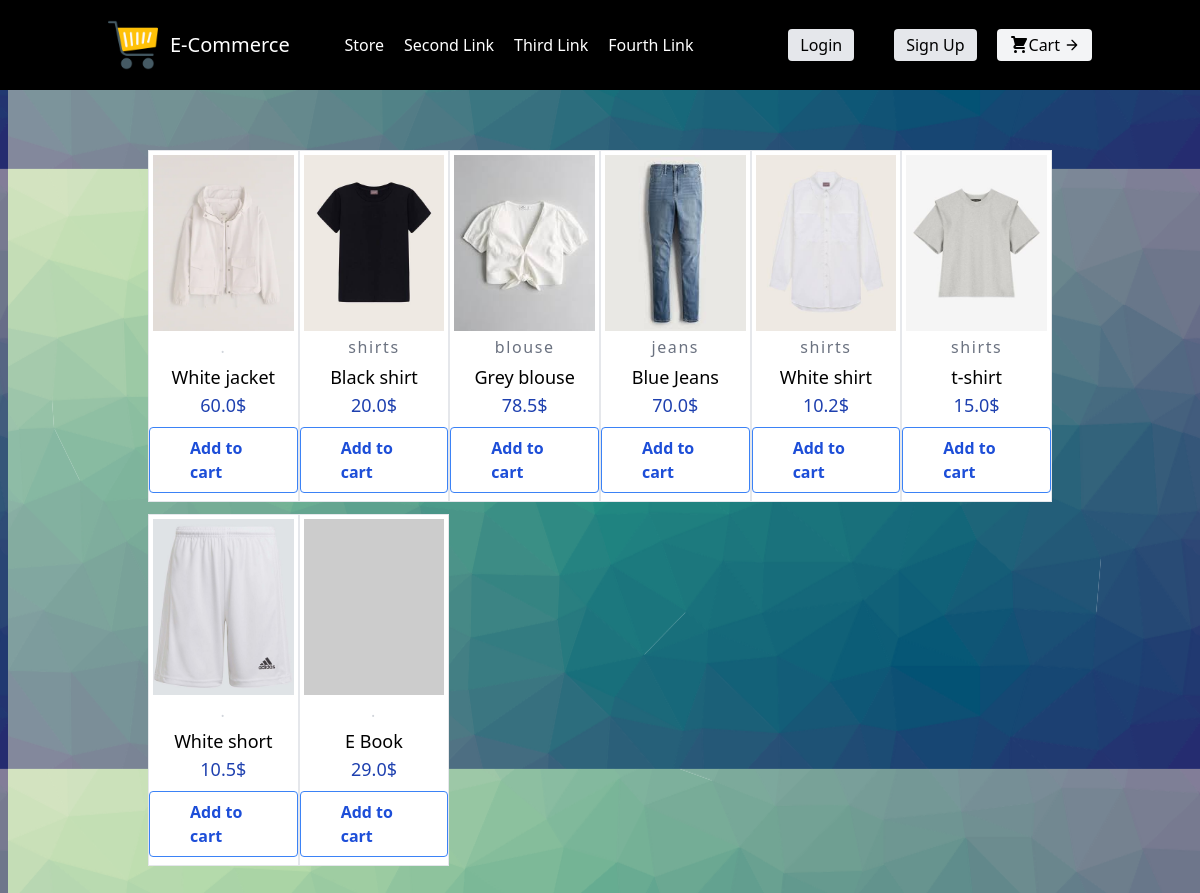
The page / on the database its author committed.
### store/models.py (models this page shows, shortened)
class Product(models.Model):
    name = models.CharField(max_length=200, null=True)
    price = models.FloatField()
    digital = models.BooleanField(default=False, null=True, blank=True)
    category = models.ForeignKey(Category, null=True, blank=True, on_delete=models.SET_NULL)
    image = models.ImageField(null=True, blank=True)
    def imageUrl(self):
        try:
            url = self.image.url
        except:
            url = 'https://dummyimage.com/400x500'
        return url

class Category(models.Model):
    name = models.CharField(max_length=50)
    def __str__(self):
        return self.name

### store/views.py (the view)
# urls.py: path('', views.IndexView.as_view(), name='index'),
class IndexView(ListView):
    template_name = 'store/index.html'
    context_object_name = 'products'
    def get_queryset(self):
        return models.Product.objects.all()
    def get_context_data(self, **kwargs):
        context = super(IndexView, self).get_context_data(**kwargs)
        if self.request.user.is_authenticated:
            try:
                order = models.Order.objects.get(customer = self.request.user.customer)
                orderitems = order.orderitem_set.all()
                queryset = [orderitem.product.name for orderitem in orderitems]
            except:
                queryset = []
            context.update({
                'cart': queryset
            })
            return context
        else:
            return context

### store/templates/store/index.html (shortened to what this page needs)
{% extends "base.html" %}
{% load static %}
{% block content %}
<section class="text-gray-600 body-font">
  <div class="container px-20 py-20 mx-auto">
    <div class="flex flex-wrap -m-5">
        {% for product in products %}
            <div class="lg:w-1/6 md:w-1/2 mb-3 w-full border border-gray bg-white">
                <a href="{% url 'store:product-detail' product.id %}" class="flex flex-col items-center">
                        <img alt="ecommerce" class="object-cover object-center w-full p-1" src="{{ product.imageUrl }}">
                    <div class="flex flex-col items-center">
                        {% if product.category %}
                        <h3 class="text-gray-500 text-x tracking-widest title-font mb-1">{{ product.category }}</h3>
                        {% else %}
                        <h3 class="text-gray-300 text-x tracking-widest title-font mb-1">.</h3>
                        {% endif %}
                        <h2 class="text-black title-font text-lg font-medium">{{ product.name }}</h2>
                        <p class="text-blue-800 title-font text-lg font-medium">{{ product.price }}$</p>
                </a>
                    {% if request.user.is_authenticated %}
                    {% if product.name in cart %}
                    <button data-product="{{ product.id }}" data-action="add" class="bg-transparent my-2 hover:bg-blue-500 text-blue-700 font-semibold hover:text-white py-2 px-10 border border-blue-500 hover:border-transparent rounded update-cart">
                        + 1
                    </button>
                    {% else %}
                    <button data-product="{{ product.id }}" data-action="add" class="bg-transparent my-2 hover:bg-blue-500 text-blue-700 font-semibold hover:text-white py-2 px-10 border border-blue-500 hover:border-transparent rounded update-cart">
                        Add to cart
                    </button>
                    {% endif %}
                    {% else %}
                    <a href="{% url 'login' %}" data-product="{{ product.id }}" data-action="add" class="bg-transparent my-2 hover:bg-blue-500 text-blue-700 font-semibold hover:text-white py-2 px-10 border border-blue-500 hover:border-transparent rounded update-cart">
                        Add to cart
                    </a>
                    {% endif %}
                    </div>
            </div>
        {% endfor %}
</section>
{% endblock content %}

### templates/base.html (shortened to what this page needs)
{% load static %}
<!DOCTYPE html>
<html lang="en">
<head>
    <script src="https://cdn.tailwindcss.com"></script>
    <link rel="stylesheet" type="text/css" href="{% static 'css/styles.css' %}">
</head>
<body>
    <header class="text-white body-font bg-black">
        <div class="container mx-auto flex flex-wrap p-5 flex-col md:flex-row items-center">
            <a class="flex title-font font-medium items-center text-white mb-4 md:mb-0">
                <img src="{% static 'images/logo.png' %}" width="50px" height="50px" alt="">
                <span class="ml-3 text-xl">E-Commerce</span>
            </a>
            <nav class="md:ml-auto md:mr-auto flex flex-wrap items-center text-base justify-center">
                <a href="{% url 'store:index' %}" class="mr-5 hover:text-gray-300">Store</a>
                <a class="mr-5 hover:text-gray-300">Second Link</a>
                <a class="mr-5 hover:text-gray-300">Third Link</a>
                <a class="mr-5 hover:text-gray-300">Fourth Link</a>
            </nav>
            {% if request.user.is_authenticated %}
            <p> You are logged as: {{ request.user.username }}</p>
            <a href = '{% url "logout" %}' class="inline-flex items-center mx-5 bg-gray-200 border-0 py-1 px-3 focus:outline-none hover:bg-gray-300 rounded text-black mt-4 md:mt-0">
            Logout
            </a>
            <a href = '{% url "signup" %}' class="mx-5 inline-flex items-center bg-gray-200 border-0 py-1 px-3 focus:outline-none hover:bg-gray-300 rounded text-black mt-4 md:mt-0">
                Sign Up
            </a>
            {% else %}
            <a href = '{% url "login" %}' class="mx-5 inline-flex items-center bg-gray-200 border-0 py-1 px-3 focus:outline-none hover:bg-gray-300 rounded text-black mt-4 md:mt-0">
                Login
            </a>
            <a href = '{% url "signup" %}' class="mx-5 inline-flex items-center bg-gray-200 border-0 py-1 px-3 focus:outline-none hover:bg-gray-300 rounded text-black mt-4 md:mt-0">
                Sign Up
            </a>
            {% endif %}
            <a href="{% url 'store:cart' %}" class="inline-flex items-center bg-gray-100 border-0 py-1 px-3 focus:outline-none hover:bg-gray-200 rounded text-gray-500 mt-4 md:mt-0">
                <div class="text-black">Cart</div>
                <svg fill="none" stroke="black" stroke-linecap="round" stroke-linejoin="round" stroke-width="2" class="w-4 h-4 ml-1" viewBox="0 0 24 24">
                    <path d="M5 12h14M12 5l7 7-7 7"></path>
                </svg>
            </a>
        </div>
    </header>
    {% block content %}
    {% endblock content %}
</body>
</html>

### static/css/styles.css (style rules this page uses)
body { background: url('../images/bg_image.png') 100%; }

### rows shown on the page
Product: imageUrl (picture), name "White jacket", price "60.0"
Product: imageUrl (picture), category "shirts", name "Black shirt", price "20.0"
Product: imageUrl (picture), category "blouse", name "Grey blouse", price "78.5"
Product: imageUrl (picture), category "jeans", name "Blue Jeans", price "70.0"
Product: imageUrl (picture), category "shirts", name "White shirt", price "10.2"
Product: imageUrl (picture), category "shirts", name "t-shirt", price "15.0"
Product: imageUrl (picture), name "White short", price "10.5"
Product: name "E Book", price "29.0"
